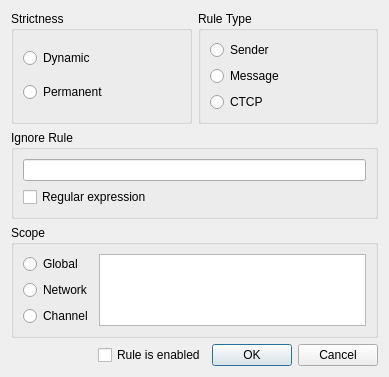
<?xml version="1.0" encoding="UTF-8"?>
<ui version="4.0">
 <author>Sebastian Goth &lt;seezer@roath.org&gt;</author>
 <class>IgnoreListEditDlg</class>
 <widget class="QDialog" name="IgnoreListEditDlg">
  <property name="geometry">
   <rect>
    <x>0</x>
    <y>0</y>
    <width>389</width>
    <height>368</height>
   </rect>
  </property>
  <property name="windowTitle">
   <string>Configure Ignore Rule</string>
  </property>
  <property name="windowIcon">
   <iconset resource="../../../icons/oxygen.qrc">
    <normaloff>:/icons/oxygen/16x16/actions/configure.png</normaloff>:/icons/oxygen/16x16/actions/configure.png</iconset>
  </property>
  <layout class="QVBoxLayout" name="verticalLayout_5">
   <item>
    <layout class="QHBoxLayout" name="horizontalLayout_4">
     <item>
      <widget class="QGroupBox" name="strictnessGroupBox">
       <property name="toolTip">
        <string>&lt;p&gt;&lt;b&gt;Strictness:&lt;/b&gt;&lt;/p&gt;
&lt;p&gt;&lt;u&gt;Dynamic:&lt;/u&gt;&lt;/p&gt;
&lt;p&gt;Messages are filtered &quot;on the fly&quot;.
Whenever you disable/delete the ignore rule, the messages are shown again.&lt;/p&gt;
&lt;p&gt;&lt;u&gt;Permanent:&lt;/u&gt;&lt;/p&gt;
&lt;p&gt;Messages are filtered before they get stored in the database.&lt;/p&gt;</string>
       </property>
       <property name="title">
        <string>Strictness</string>
       </property>
       <layout class="QVBoxLayout" name="verticalLayout_2">
        <item>
         <widget class="QRadioButton" name="dynamicStrictnessButton">
          <property name="text">
           <string>Dynamic</string>
          </property>
         </widget>
        </item>
        <item>
         <widget class="QRadioButton" name="permanentStrictnessButton">
          <property name="text">
           <string>Permanent</string>
          </property>
         </widget>
        </item>
       </layout>
      </widget>
     </item>
     <item>
      <widget class="QGroupBox" name="typeGroupBox">
       <property name="toolTip">
        <string>&lt;p&gt;&lt;b&gt;Rule Type:&lt;/b&gt;&lt;/p&gt;
&lt;p&gt;&lt;u&gt;Sender:&lt;/u&gt;&lt;/p&gt;
&lt;p&gt;The rule is matched against the sender string
&lt;i&gt;nick!ident@host.name&lt;i&gt;&lt;/p&gt;
&lt;p&gt;&lt;u&gt;Message:&lt;/u&gt;&lt;/p&gt;
&lt;p&gt;The rule is matched against the actual message content&lt;/p&gt;</string>
       </property>
       <property name="title">
        <string>Rule Type</string>
       </property>
       <layout class="QVBoxLayout" name="verticalLayout_4">
        <item>
         <widget class="QRadioButton" name="senderTypeButton">
          <property name="text">
           <string>Sender</string>
          </property>
         </widget>
        </item>
        <item>
         <widget class="QRadioButton" name="messageTypeButton">
          <property name="text">
           <string>Message</string>
          </property>
         </widget>
        </item>
        <item>
         <widget class="QRadioButton" name="ctcpTypeButton">
          <property name="text">
           <string>CTCP</string>
          </property>
         </widget>
        </item>
       </layout>
      </widget>
     </item>
    </layout>
   </item>
   <item>
    <widget class="QGroupBox" name="ignoreRuleGroupBox">
     <property name="toolTip">
      <string>&lt;p&gt;&lt;b&gt;Ignore rule:&lt;/b&gt;&lt;/p&gt;
&lt;p&gt;Depending on the type of the rule, the text is matched against either:&lt;/p&gt;
&lt;p&gt;&lt;u&gt;- the message content:&lt;/u&gt;&lt;/p&gt;
&lt;p&gt;&lt;i&gt;Example:&lt;/i&gt;
&lt;br /&gt;
&lt;i&gt;*foobar*&lt;/i&gt; matches any text containing the word &lt;i&gt;foobar&lt;/i&gt;&lt;/p&gt;
&lt;p&gt;&lt;u&gt;- the sender string&lt;/u&gt;  &lt;i&gt;(nick!ident@host.name)&lt;/i&gt;&lt;/p&gt;
&lt;p&gt;&lt;i&gt;Examples:&lt;/i&gt;
&lt;br /&gt;
- &lt;i&gt;*@foobar.com&lt;/i&gt; matches any sender from host &lt;i&gt;foobar.com&lt;/i&gt;
&lt;br /&gt;
- &lt;i&gt;stupid!.+&lt;/i&gt; (RegEx) matches any sender with nickname &lt;i&gt;stupid&lt;/i&gt; from any host&lt;/p&gt;</string>
     </property>
     <property name="title">
      <string>Ignore Rule</string>
     </property>
     <layout class="QVBoxLayout" name="verticalLayout">
      <item>
       <widget class="QLineEdit" name="ignoreRuleLineEdit"/>
      </item>
      <item>
       <layout class="QHBoxLayout" name="horizontalLayout_5">
        <item>
         <widget class="QCheckBox" name="isRegExCheckBox">
          <property name="toolTip">
           <string>&lt;p&gt;&lt;b&gt;Use regular expressions:&lt;/b&gt;&lt;/p&gt;
&lt;p&gt;If enabled, rules follow regular expression syntax.&lt;/p&gt;
&lt;p&gt;Otherwise rules allow wildcard matching with the following special characters:&lt;/p&gt;
&lt;p&gt; *: representing &quot;any amount of any character&quot;
&lt;br /&gt;
?: representing &quot;exactly one character&quot;&lt;/p&gt;</string>
          </property>
          <property name="text">
           <string>Regular expression</string>
          </property>
         </widget>
        </item>
       </layout>
      </item>
     </layout>
    </widget>
   </item>
   <item>
    <widget class="QGroupBox" name="scopeGroupBox">
     <property name="toolTip">
      <string>&lt;p&gt;&lt;b&gt;Scope:&lt;/b&gt;&lt;/p&gt;
&lt;p&gt;&lt;u&gt;Global:&lt;/u&gt;&lt;/p&gt;
&lt;p&gt;The rule is active for any channel on any network&lt;/p&gt;
&lt;p&gt;&lt;u&gt;Network:&lt;/u&gt;&lt;/p&gt;
&lt;p&gt;The list below is interpreted as a list of networks for which the rule should match&lt;/p&gt;
&lt;p&gt;&lt;u&gt;Channel:&lt;/u&gt;&lt;/p&gt;
&lt;p&gt;The list below is interpreted as a list of channels for which the rule should match&lt;/p&gt;</string>
     </property>
     <property name="title">
      <string>Scope</string>
     </property>
     <layout class="QHBoxLayout" name="horizontalLayout">
      <item>
       <layout class="QVBoxLayout" name="verticalLayout_3">
        <item>
         <widget class="QRadioButton" name="globalScopeButton">
          <property name="text">
           <string>Global</string>
          </property>
         </widget>
        </item>
       <item>
         <widget class="QRadioButton" name="networkScopeButton">
          <property name="text">
           <string>Network</string>
          </property>
         </widget>
       </item>
        <item>
         <widget class="QRadioButton" name="channelScopeButton">
          <property name="text">
           <string>Channel</string>
          </property>
         </widget>
        </item>
       </layout>
      </item>
      <item>
       <widget class="QPlainTextEdit" name="scopeRuleTextEdit">
        <property name="toolTip">
         <string>&lt;p&gt;&lt;b&gt;Scope rule:&lt;/b&gt;&lt;/p&gt;
&lt;p&gt;A scope rule is a semicolon separated list of either &lt;i&gt;network&lt;/i&gt; or &lt;i&gt;channel&lt;/i&gt; names.&lt;/p&gt;
&lt;p&gt;&lt;i&gt;Example:&lt;/i&gt;
&lt;br /&gt;
&lt;i&gt;#quassel*; #foobar&lt;/i&gt;
&lt;br /&gt;
would match on #foobar and on any channel starting with &lt;i&gt;#quassel&lt;/i&gt;&lt;/p&gt;</string>
        </property>
       </widget>
      </item>
     </layout>
    </widget>
   </item>
   <item>
    <layout class="QHBoxLayout" name="horizontalLayout_6">
     <item>
      <spacer name="horizontalSpacer">
       <property name="orientation">
        <enum>Qt::Horizontal</enum>
       </property>
       <property name="sizeHint" stdset="0">
        <size>
         <width>40</width>
         <height>20</height>
        </size>
       </property>
      </spacer>
     </item>
     <item>
      <widget class="QCheckBox" name="isActiveCheckBox">
       <property name="toolTip">
        <string>&lt;p&gt;&lt;b&gt;Enable / Disable:&lt;/b&gt;&lt;/p&gt;
&lt;p&gt;Only enabled rules are filtered.
&lt;br /&gt;
For dynamic rules, disabling actually shows the filtered messages again.&lt;/p&gt;</string>
       </property>
       <property name="text">
        <string>Rule is enabled</string>
       </property>
      </widget>
     </item>
     <item>
      <widget class="QDialogButtonBox" name="buttonBox">
       <property name="orientation">
        <enum>Qt::Horizontal</enum>
       </property>
       <property name="standardButtons">
        <set>QDialogButtonBox::Cancel|QDialogButtonBox::Ok</set>
       </property>
      </widget>
     </item>
    </layout>
   </item>
  </layout>
 </widget>
 <resources>
  <include location="../../../icons/oxygen.qrc"/>
 </resources>
 <connections>
  <connection>
   <sender>buttonBox</sender>
   <signal>accepted()</signal>
   <receiver>IgnoreListEditDlg</receiver>
   <slot>accept()</slot>
   <hints>
    <hint type="sourcelabel">
     <x>248</x>
     <y>254</y>
    </hint>
    <hint type="destinationlabel">
     <x>157</x>
     <y>274</y>
    </hint>
   </hints>
  </connection>
  <connection>
   <sender>buttonBox</sender>
   <signal>rejected()</signal>
   <receiver>IgnoreListEditDlg</receiver>
   <slot>reject()</slot>
   <hints>
    <hint type="sourcelabel">
     <x>316</x>
     <y>260</y>
    </hint>
    <hint type="destinationlabel">
     <x>286</x>
     <y>274</y>
    </hint>
   </hints>
  </connection>
 </connections>
</ui>
